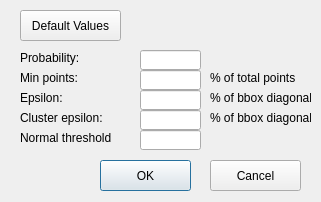
<?xml version="1.0" encoding="UTF-8"?>
<ui version="4.0">
 <class>DetectOptionDialog</class>
 <widget class="QDialog" name="DetectOptionDialog">
  <property name="geometry">
   <rect>
    <x>0</x>
    <y>0</y>
    <width>321</width>
    <height>202</height>
   </rect>
  </property>
  <property name="windowTitle">
   <string>DetectOptionDialog</string>
  </property>
  <widget class="QLabel" name="label">
   <property name="geometry">
    <rect>
     <x>20</x>
     <y>50</y>
     <width>71</width>
     <height>16</height>
    </rect>
   </property>
   <property name="text">
    <string>Probability:</string>
   </property>
  </widget>
  <widget class="QLineEdit" name="lineEditProbability">
   <property name="geometry">
    <rect>
     <x>140</x>
     <y>50</y>
     <width>61</width>
     <height>20</height>
    </rect>
   </property>
  </widget>
  <widget class="QLabel" name="label_2">
   <property name="geometry">
    <rect>
     <x>20</x>
     <y>70</y>
     <width>71</width>
     <height>16</height>
    </rect>
   </property>
   <property name="text">
    <string>Min points:</string>
   </property>
  </widget>
  <widget class="QLineEdit" name="lineEditMinPoints">
   <property name="geometry">
    <rect>
     <x>140</x>
     <y>70</y>
     <width>61</width>
     <height>20</height>
    </rect>
   </property>
  </widget>
  <widget class="QLabel" name="label_3">
   <property name="geometry">
    <rect>
     <x>20</x>
     <y>90</y>
     <width>71</width>
     <height>16</height>
    </rect>
   </property>
   <property name="text">
    <string>Epsilon:</string>
   </property>
  </widget>
  <widget class="QLineEdit" name="lineEditEpsilon">
   <property name="geometry">
    <rect>
     <x>140</x>
     <y>90</y>
     <width>61</width>
     <height>20</height>
    </rect>
   </property>
  </widget>
  <widget class="QLabel" name="label_4">
   <property name="geometry">
    <rect>
     <x>20</x>
     <y>110</y>
     <width>91</width>
     <height>16</height>
    </rect>
   </property>
   <property name="text">
    <string>Cluster epsilon:</string>
   </property>
  </widget>
  <widget class="QLineEdit" name="lineEditClusterEpsilon">
   <property name="geometry">
    <rect>
     <x>140</x>
     <y>110</y>
     <width>61</width>
     <height>20</height>
    </rect>
   </property>
  </widget>
  <widget class="QLabel" name="label_5">
   <property name="geometry">
    <rect>
     <x>20</x>
     <y>130</y>
     <width>91</width>
     <height>16</height>
    </rect>
   </property>
   <property name="text">
    <string>Normal threshold:</string>
   </property>
  </widget>
  <widget class="QLineEdit" name="lineEditNormalThreshold">
   <property name="geometry">
    <rect>
     <x>140</x>
     <y>130</y>
     <width>61</width>
     <height>20</height>
    </rect>
   </property>
  </widget>
  <widget class="QPushButton" name="pushButtonOK">
   <property name="geometry">
    <rect>
     <x>100</x>
     <y>160</y>
     <width>91</width>
     <height>31</height>
    </rect>
   </property>
   <property name="text">
    <string>OK</string>
   </property>
  </widget>
  <widget class="QPushButton" name="pushButtonCancel">
   <property name="geometry">
    <rect>
     <x>210</x>
     <y>160</y>
     <width>91</width>
     <height>31</height>
    </rect>
   </property>
   <property name="text">
    <string>Cancel</string>
   </property>
  </widget>
  <widget class="QLabel" name="label_7">
   <property name="geometry">
    <rect>
     <x>210</x>
     <y>70</y>
     <width>101</width>
     <height>16</height>
    </rect>
   </property>
   <property name="text">
    <string>% of total points</string>
   </property>
  </widget>
  <widget class="QLabel" name="label_8">
   <property name="geometry">
    <rect>
     <x>210</x>
     <y>90</y>
     <width>101</width>
     <height>16</height>
    </rect>
   </property>
   <property name="text">
    <string>% of bbox diagonal</string>
   </property>
  </widget>
  <widget class="QLabel" name="label_9">
   <property name="geometry">
    <rect>
     <x>210</x>
     <y>110</y>
     <width>101</width>
     <height>16</height>
    </rect>
   </property>
   <property name="text">
    <string>% of bbox diagonal</string>
   </property>
  </widget>
  <widget class="QPushButton" name="pushButtonDefault">
   <property name="geometry">
    <rect>
     <x>20</x>
     <y>10</y>
     <width>101</width>
     <height>31</height>
    </rect>
   </property>
   <property name="text">
    <string>Default Values</string>
   </property>
  </widget>
 </widget>
 <layoutdefault spacing="6" margin="11"/>
 <resources/>
 <connections/>
</ui>
